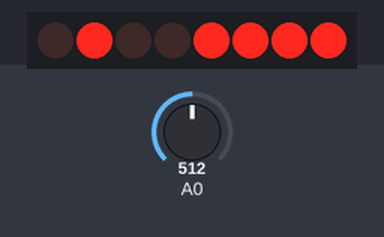
A sketch run on a simulated Arduino Uno, built with avr-gcc and run on an emulated ATmega328P. Parts: 8 shift-register outputs drawn as a row of LEDs (first output left, lit = HIGH). Wiring (inferred from the names in the program): shift register (74HC595): data pin 11; shift clock pin 12; latch pin 8. Wiring (inferred from the signals the program sends): row of LEDs: on Q0, Q1, Q2, Q3, Q4, Q5, Q6, Q7. Inputs (shaded band) come from the test bench; at power-on: A0 = 512.

Above: at 1.3 s.
1.4 s: A0 set to 306
At 2.9 s:
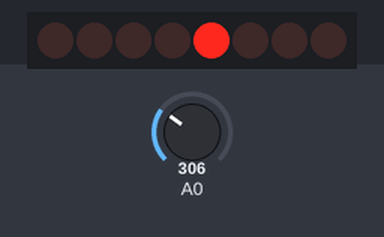
3.9 s: A0 set to 288
At 5.2 s:
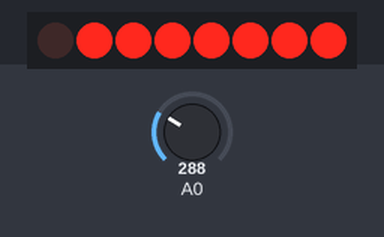
5.4 s: A0 set to 511
At 5.8 s:
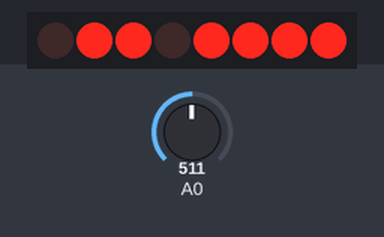
6.9 s: A0 set to 716
Timing chart, 0 to 9.4 s (numbered marks = the images above; inputs shaded):
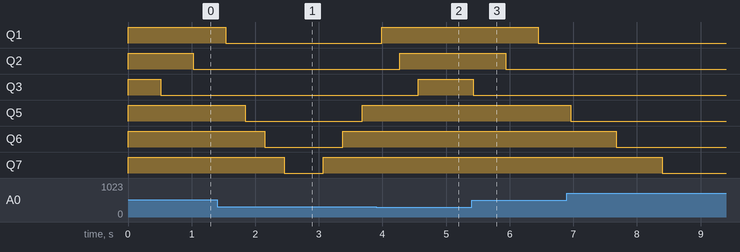

Measured:
- the behaviour switches between 302 and 301 on A0 (found by bisection; images 1 and 2)

The sketch:

shift.ino
```cpp
/*
  Shift Register Example
 for 74HC595 shift register

 This sketch turns reads serial input and uses it to set the pins
 of a 74HC595 shift register.

 Hardware:
 * 74HC595 shift register attached to pins 2, 3, and 4 of the Arduino,
 as detailed below.
 * LEDs attached to each of the outputs of the shift register

 Created 22 May 2009
 Created 23 Mar 2010
 by Tom Igoe

 */

//Pin connected to latch pin (ST_CP) of 74HC595
const int latchPin = 8;
//Pin connected to clock pin (SH_CP) of 74HC595
const int clockPin = 12;
////Pin connected to Data in (DS) of 74HC595
const int dataPin = 11;

void setup() {
  //set pins to output because they are addressed in the main loop
  pinMode(latchPin, OUTPUT);
  pinMode(dataPin, OUTPUT);
  pinMode(clockPin, OUTPUT);

}
int hamten = 0;

void loop()
{
//  registerWrite(255);

registerWrite(~1);
registerWrite(~9);
registerWrite(~13);
registerWrite(~15);
registerWrite(~47);
registerWrite(~111);
registerWrite(~239);
registerWrite(~239);
registerWrite(~111);
registerWrite(~47);
registerWrite(~15);
registerWrite(~13);
registerWrite(~9);
registerWrite(~1);
registerWrite(~1);


}

// This method sends bits to the shift register:

void registerWrite(int bitsToSend) {
  digitalWrite(latchPin, LOW);
   digitalWrite(clockPin, LOW);
  shiftOut(dataPin, clockPin, MSBFIRST, bitsToSend);
  digitalWrite(latchPin, HIGH);
  hamten = analogRead(0);
   delay(hamten);
}
```
